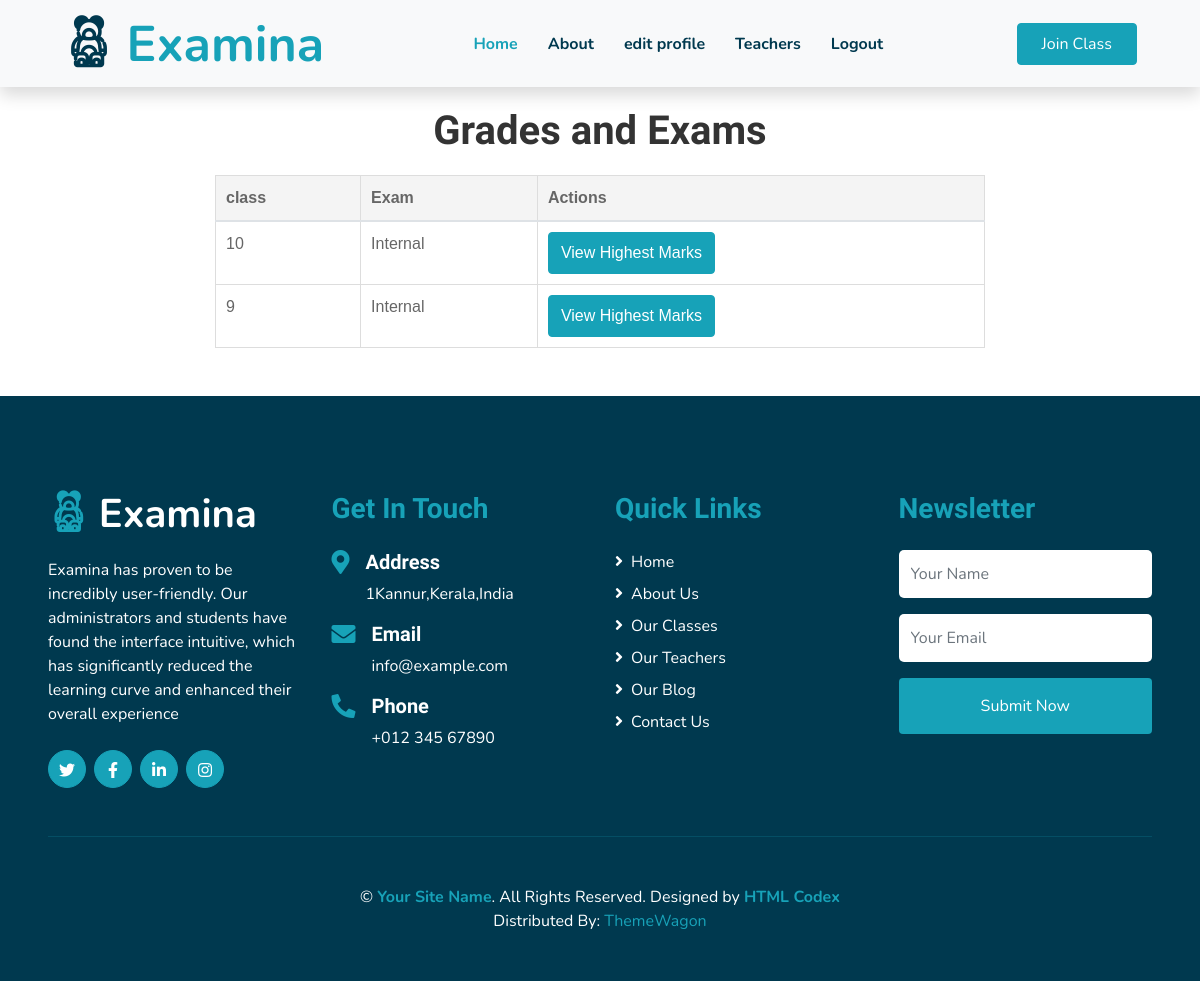
Page /student/grades/ on the committed database.
### teacher/models.py (models this page shows, shortened)
class Exam_name(models.Model):
    Name=models.CharField(max_length=20)
    institute=models.ForeignKey('common.institute', on_delete=models.CASCADE,default=1)

### student/views.py (the view)
# urls.py: path('grades/', views.grades_list, name='grades_list'),
def grades_list(request):
    grades = (ExamResult.objects.values_list('exams__grade', 'exams__nameid__Name').distinct().order_by('exams__grade'))
    context = {
        'grades': grades
        }
    print(list(grades))
    return render(request, 'student/grades.html', context)

### templates/student/grades.html (shortened to what this page needs)
{% extends 'student/student_base.html' %}
{% load static %}
{% block content %}
<div class="container">
    <h1 class="title">Grades and Exams</h1>
    <table class="table">
        <thead>
            <tr>
                <th>class</th>
                <th>Exam</th>
                <th>Actions</th>
            </tr>
        </thead>
        <tbody>
            {% for grade, exam_name in grades %}
            <tr>
                <td>{{ grade }}</td>
                <td>{{ exam_name }}</td>
                <td>
                    <a class="btn btn-primary" href="{% url 'highest_mark_by_grade' grade=grade %}">
                        View Highest Marks
                    </a>
                </td>
            </tr>
            {% endfor %}
        </tbody>
    </table>
</div>
{% endblock %}

### templates/student/grades.html (style rules this page uses)
.container { margin: 20px auto; max-width: 800px; font-family: Arial, sans-serif; }
.title { text-align: center; margin-bottom: 20px; color: #333; }
.table { width: 100%; border-collapse: collapse; margin: 10px 0; }
.table thead { background-color: #f4f4f4; }
.table th, .table td { padding: 10px; text-align: left; border: 1px solid #ddd; }
.btn { text-decoration: none; color: #fff; padding: 8px 12px; background-color: #17a2b8; border-radius: 4px; }

### rows in the picture
Exam_name: grade "10", Name "Internal", grade "9"
